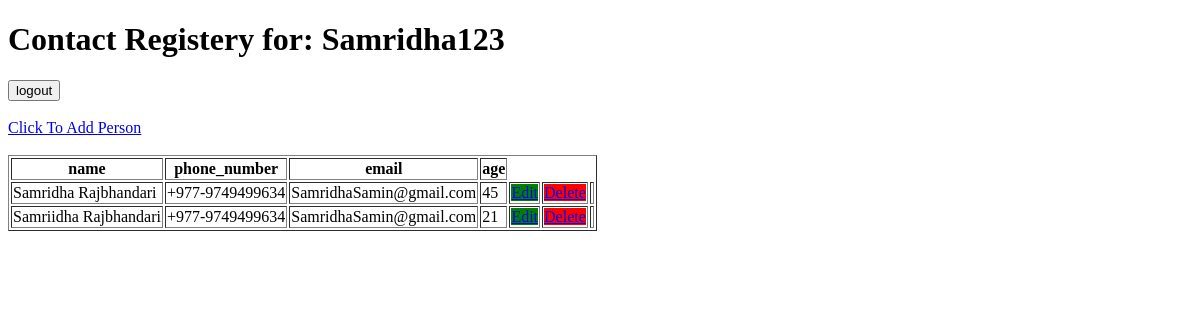
The page /blog/people/ (signed in) on the database as committed earlier.
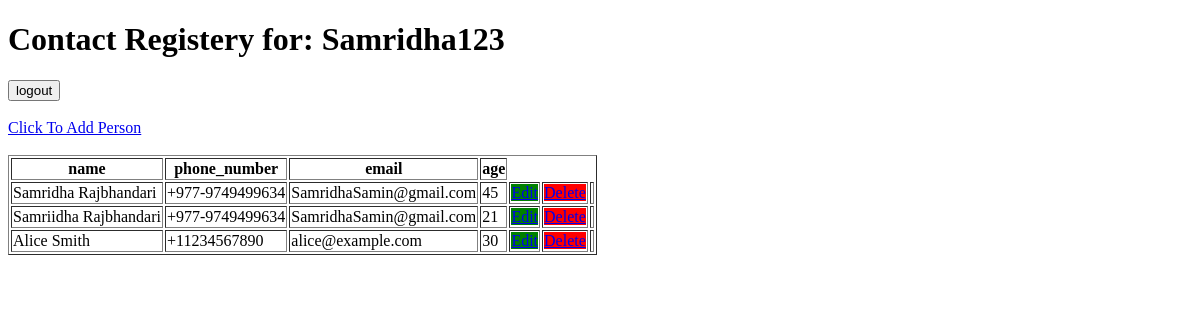
The same page on the database as committed later.
### blog/models.py (models this page shows, shortened)
class Person(models.Model):
    user = models.ForeignKey(User,on_delete=models.CASCADE)
    name= models.CharField(max_length=100)
    age=models.IntegerField()
    email=models.EmailField(max_length=100)
    phone_number=models.CharField(max_length=15)

### blog/views.py (the view)
# urls.py: path('people/',views.people_list,name='people_list'),
@login_required
def people_list(request):
    peoples= Person.objects.filter(user=request.user)
    return render(request,'blog/people.html',{'peoples':peoples})

### blog/templates/blog/people.html (shortened to what this page needs)
<!DOCTYPE html>
<html lang="en">
<head>
</head>
<body>
    <table border=1px>
        <tr><th>name</th>
        <th>phone_number</th>
        <th>email</th>
        <th>age</th></tr>
        <h1>Contact Registery for: {{request.user}}</h1>
        {% for person in peoples %}
            <tr>
                <td>{{person.name}}</td>
                <td>{{person.phone_number}}</td>
                <td>{{person.email}}</td>
                <td>{{person.age}}</td>
                <td><a href="{% url 'edit_person' person.id %}" style="background-color: green;">Edit</a></td>
                <td><a href="{% url 'delete_person' person.id %}" onclick="return confirm('Are you sure you want to delete?')" style="background-color: red;">Delete</a></td>
                <td></td>
            </tr>
            {% endfor %}
            <form action="{% url 'logout' %}" method="post">
                <button type="submit">logout</button>
            </form>
<br><br>
            <a href="{% url 'add_person' %}">Click To Add Person</a>
            <br><br>
    </table>
</body>
</html>

Rows that differ between the two databases and show on the page:
added Person: name "Alice Smith", phone_number "+11234567890", email "alice@example.com", age "30"
